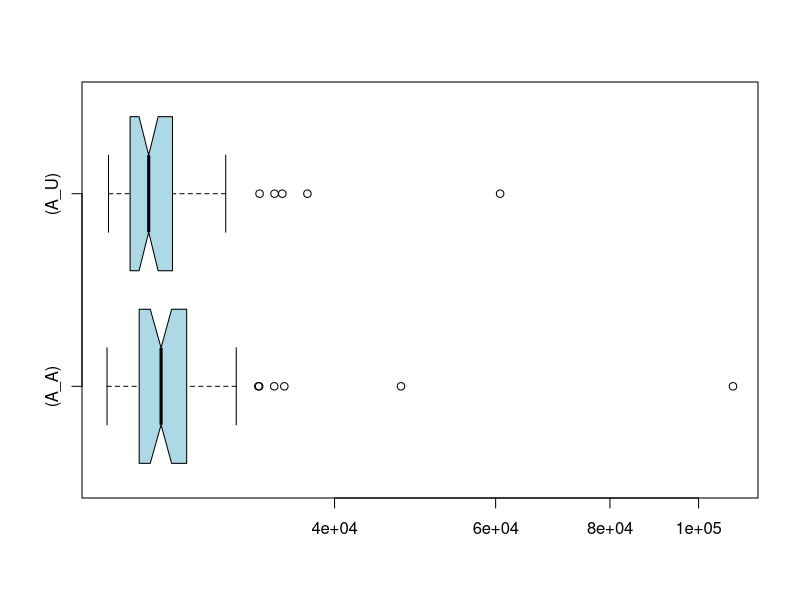

This figure's R source:
if (exists("A_A")) remove("A_A")
if (exists("A_U")) remove("A_U")
if (exists("C_A")) remove("C_A")
if (exists("C_U")) remove("C_U")
A_U<-c(60682,37361,35070,23909,24169,33120,25919,25158,27628,24914,23450,23878,23846,23569,23994,26384,30086,29580,25135,23192,23514,23837,29926,26602,26195,24320,24334,24976,24081,25418,24446,25797,22645,24583,23569,27285,22869,34395,23354,23554,27301,25519,30415,25210,24324,25764,26345,26400,24904,24438)
A_A<-c(109041,47284,33019,26470,24501,34368,25659,25851,27930,24178,23668,23680,24174,24719,24870,25948,29367,31233,26898,23052,24712,24121,26042,26783,33086,25845,27847,25046,25586,27963,24462,24424,23120,22561,24451,26191,27099,28987,35250,24276,23511,25764,26450,27568,25161,27509,26142,26339,25471,25800)
if (exists("A_U")) boxplot.stats(A_U)
if (exists("A_A")) boxplot.stats(A_A)
if (exists("C_U")) boxplot.stats(C_U)
if (exists("C_A")) boxplot.stats(C_A)
if (exists("A_U")) summary(A_U)
if (exists("A_A")) summary(A_A)
if (exists("C_U")) summary(C_U)
if (exists("C_A")) summary(C_A)
if (exists("A_U")) boxplot(A_A,A_U,col="lightblue",horizontal=TRUE,log="x",match=TRUE,names=c("(A_A)","(A_U)"),notch=TRUE)
if (exists("C_U")) boxplot(C_A,C_U,col="lightblue",horizontal=TRUE,log="x",match=TRUE,names=c("(C_A)","(C_U)"),notch=TRUE)
